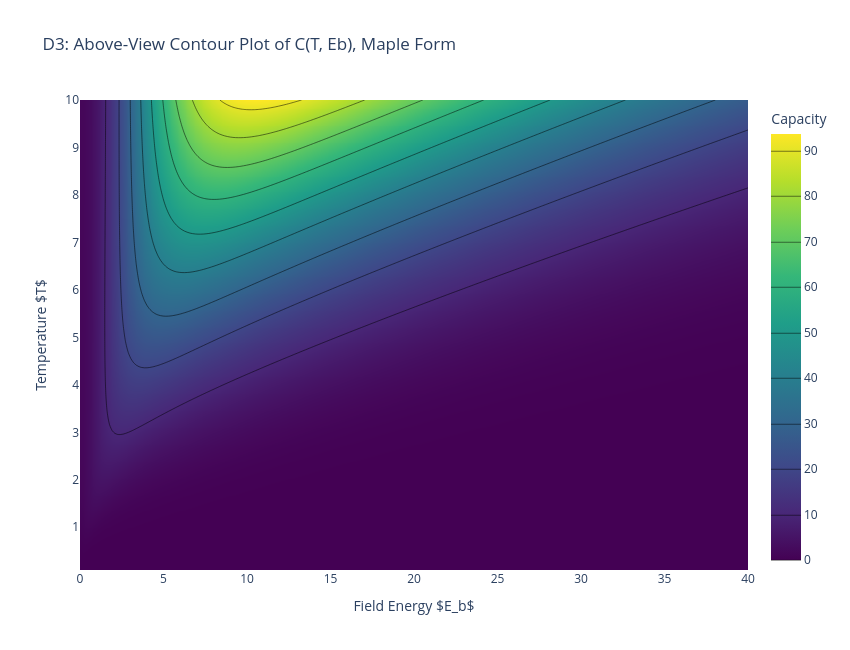

Notebook source saved alongside this figure:
### Code cell
# =========================
# D3 heat capacity / Maple form contour plot
# C = d² ln(Z) / dβ² = <E²> - <E>²
# β = 1/T
# =========================

import numpy as np
import plotly.graph_objects as go

T_grid = np.linspace(0.1, 10, 250)       # avoid T = 0
Eb_grid_heat = np.linspace(0, 40, 250)

C_grid_maple = np.zeros((len(T_grid), len(Eb_grid_heat)))

for j, Eb in enumerate(Eb_grid_heat):
    E = eig_D3(Eb)

    # Stability shift; does not change variance
    E = E - np.min(E)

    for i, T in enumerate(T_grid):
        beta = 1 / T

        weights = np.exp(-beta * E)
        Z = np.sum(weights)

        E_avg = np.sum(E * weights) / Z
        E2_avg = np.sum(E**2 * weights) / Z

        # Maple: d² ln(Z) / dβ² = <E²> - <E>²
        C_grid_maple[i, j] = E2_avg - E_avg**2


# =========================
# Above-view contour plot
# =========================

fig = go.Figure(data=[
    go.Contour(
        x=Eb_grid_heat,
        y=T_grid,
        z=C_grid_maple,
        colorscale="Viridis",
        colorbar=dict(title="Capacity"),
        contours=dict(
            coloring="heatmap",
            showlines=True
        )
    )
])

fig.update_layout(
    title="D3: Above-View Contour Plot of C(T, Eb), Maple Form",
    xaxis_title=r"Field Energy $E_b$",
    yaxis_title=r"Temperature $T$",
    width=850,
    height=650
)

fig.show()

### Figure 1 — Plotly figure (JSON) as saved in the notebook; plotly's stock layout.template omitted (floating-point values rounded to 4 significant figures; data arrays with more than 128 entries replaced by an {"elided": "..."} marker saying what was removed)
{"data": [{"colorbar": {"title": {"text": "Capacity"}}, "colorscale": [[0, "#440154"], [0.1111, "#482878"], [0.2222, "#3e4989"], [0.3333, "#31688e"], [0.4444, "#26828e"], [0.5556, "#1f9e89"], [0.6667, "#35b779"], [0.7778, "#6ece58"], [0.8889, "#b5de2b"], [1, "#fde725"]], "contours": {"coloring": "heatmap", "showlines": true}, "type": "contour", "x": {"elided": "250 float values"}, "y": {"elided": "250 float values"}, "z": {"elided": "250x250 float values"}}], "layout": {"height": 650, "title": {"text": "D3: Above-View Contour Plot of C(T, Eb), Maple Form"}, "width": 850, "xaxis": {"title": {"text": "Field Energy $E_b$"}}, "yaxis": {"title": {"text": "Temperature $T$"}}}}
